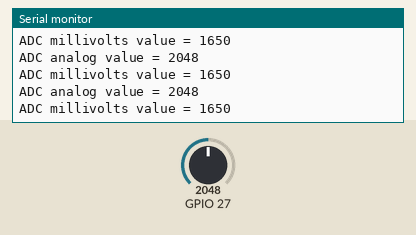
A sketch run on a simulated ESP32. On the bench: the last lines printed to the serial monitor. The inputs (shaded band) are chosen by the test bench; at power-on: GPIO 27 = 2048 (analog values on the 0–4095 scale).

Above: at 1.2 s.
1.3 s: GPIO 27 set to 2866
At 1.31 s:
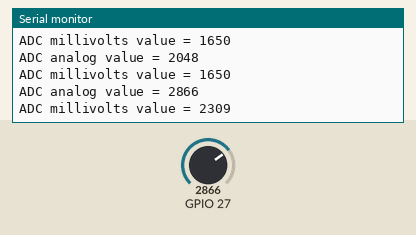
2.8 s: GPIO 27 set to 3603
At 2.82 s:
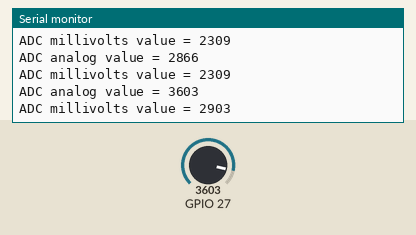
Timing chart, 0 to 5.8 s (numbered marks = the images above; inputs shaded):
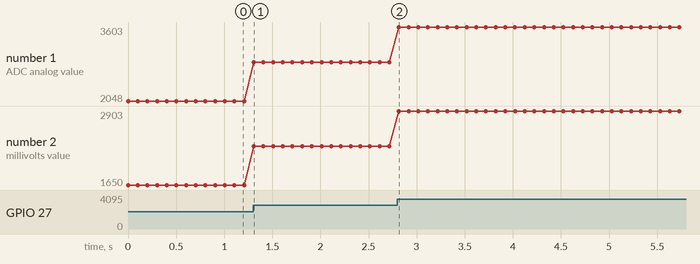

The sketch:

AnalogRead.ino
```cpp
void setup() {
  // initialize serial communication at 115200 bits per second:
  Serial.begin(115200);

  //set the resolution to 12 bits (0-4095)
  analogReadResolution(12);
}

void loop() {
  // read the analog / millivolts value for pin 2:
  int analogValue = analogRead(27);
  int analogVolts = analogReadMilliVolts(27);

  // print out the values you read:
  Serial.printf("ADC analog value = %d\n", analogValue);
  Serial.printf("ADC millivolts value = %d\n", analogVolts);

  delay(100);  // delay in between reads for clear read from serial
}


/* ADJUST TO READ MILLIVOLTS OF ACS712 SENSOR! to check that with 10k resistor
 the voltaje midpoint (2.5v) does not pass 3.3v in positive (MAX FOR ESP32!)
otherwie try with LLC, just to see what happenes..? Or investigate other ways of
changing the midpoint voltaje to abot 1.65v (ideal)
*/
```

Measured:
- after the input at 1.3 s, the serial monitor: prints a new line at once (image 1)
- after the input at 2.8 s, the serial monitor: prints a new line at once (image 2)
- plotted number 1: 2048 → 2866 after the input at 1.3 s, 2866 → 3603 after the input at 2.8 s
- plotted number 2: 1650 → 2309 after the input at 1.3 s, 2309 → 2903 after the input at 2.8 s
